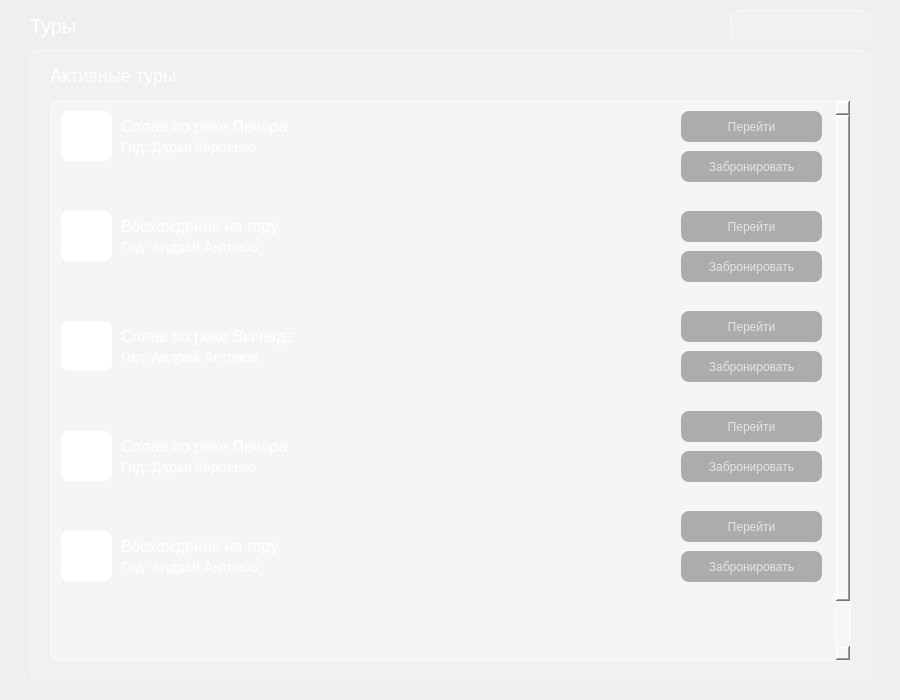
<?xml version="1.0" encoding="UTF-8"?>
<ui version="4.0">
 <class>Dialog</class>
 <widget class="QDialog" name="Dialog">
  <property name="geometry">
   <rect>
    <x>0</x>
    <y>0</y>
    <width>900</width>
    <height>700</height>
   </rect>
  </property>
  <property name="windowTitle">
   <string>Dialog</string>
  </property>
  <property name="styleSheet">
   <string notr="true">background-color: qlineargradient(spread:pad, x1:1, y1:1, x2:0, y2:0,
    stop:0 rgba(20, 65, 30, 255),
    stop:0.427447 rgba(35, 95, 55, 235),
    stop:1 rgba(110, 160, 90, 255));

</string>
  </property>
  <widget class="QFrame" name="frame_2">
   <property name="geometry">
    <rect>
     <x>30</x>
     <y>50</y>
     <width>841</width>
     <height>631</height>
    </rect>
   </property>
   <property name="styleSheet">
    <string notr="true">background-color: rgba(255, 255, 255, 0.15);
color: rgb(235, 245, 235);
border: 1px solid rgba(255, 255, 255, 0.35);
border-radius: 8px</string>
   </property>
   <property name="frameShape">
    <enum>QFrame::Shape::StyledPanel</enum>
   </property>
   <property name="frameShadow">
    <enum>QFrame::Shadow::Raised</enum>
   </property>
   <widget class="QLabel" name="label_5">
    <property name="geometry">
     <rect>
      <x>20</x>
      <y>10</y>
      <width>231</width>
      <height>31</height>
     </rect>
    </property>
    <property name="styleSheet">
     <string notr="true">background-color: none;
font-size: 18px;
border: none;
color: white;</string>
    </property>
    <property name="text">
     <string>Активные туры</string>
    </property>
   </widget>
   <widget class="QScrollArea" name="scrollArea_2">
    <property name="enabled">
     <bool>true</bool>
    </property>
    <property name="geometry">
     <rect>
      <x>20</x>
      <y>50</y>
      <width>801</width>
      <height>561</height>
     </rect>
    </property>
    <property name="horizontalScrollBarPolicy">
     <enum>Qt::ScrollBarPolicy::ScrollBarAlwaysOff</enum>
    </property>
    <property name="widgetResizable">
     <bool>false</bool>
    </property>
    <widget class="QWidget" name="scrollAreaWidgetContents_3">
     <property name="enabled">
      <bool>true</bool>
     </property>
     <property name="geometry">
      <rect>
       <x>0</x>
       <y>0</y>
       <width>790</width>
       <height>610</height>
      </rect>
     </property>
     <widget class="QLabel" name="label_TourName">
      <property name="geometry">
       <rect>
        <x>70</x>
        <y>10</y>
        <width>171</width>
        <height>31</height>
       </rect>
      </property>
      <property name="styleSheet">
       <string notr="true">background-color: none;
font-size: 16px;
border: none;
color: white;</string>
      </property>
      <property name="text">
       <string>Сплав по реке Печора</string>
      </property>
     </widget>
     <widget class="QLabel" name="label_ImageTour">
      <property name="geometry">
       <rect>
        <x>10</x>
        <y>10</y>
        <width>51</width>
        <height>50</height>
       </rect>
      </property>
      <property name="styleSheet">
       <string notr="true">background-color: white;
border: none;</string>
      </property>
      <property name="text">
       <string/>
      </property>
     </widget>
     <widget class="QLabel" name="label_GuideName">
      <property name="geometry">
       <rect>
        <x>70</x>
        <y>30</y>
        <width>181</width>
        <height>31</height>
       </rect>
      </property>
      <property name="styleSheet">
       <string notr="true">background-color: none;
font-size: 14px;
border: none;
color: white;</string>
      </property>
      <property name="text">
       <string>Гид: Дарья Карпенко</string>
      </property>
     </widget>
     <widget class="QPushButton" name="pushButton_OnBooking">
      <property name="geometry">
       <rect>
        <x>630</x>
        <y>10</y>
        <width>141</width>
        <height>31</height>
       </rect>
      </property>
      <property name="styleSheet">
       <string notr="true">background-color: rgba(110, 115, 110, 140);
color: rgba(235, 235, 232, 235);
border: none;
border-radius: 8px;
padding: 8px 18px;</string>
      </property>
      <property name="text">
       <string>Перейти</string>
      </property>
     </widget>
     <widget class="QLabel" name="label_TourName_2">
      <property name="geometry">
       <rect>
        <x>70</x>
        <y>110</y>
        <width>171</width>
        <height>31</height>
       </rect>
      </property>
      <property name="styleSheet">
       <string notr="true">background-color: none;
font-size: 16px;
border: none;
color: white;</string>
      </property>
      <property name="text">
       <string>Восхождение на гору</string>
      </property>
     </widget>
     <widget class="QLabel" name="label_ImageTour_2">
      <property name="geometry">
       <rect>
        <x>10</x>
        <y>110</y>
        <width>51</width>
        <height>50</height>
       </rect>
      </property>
      <property name="styleSheet">
       <string notr="true">background-color: white;
border: none;</string>
      </property>
      <property name="text">
       <string/>
      </property>
     </widget>
     <widget class="QLabel" name="label_GuideName_2">
      <property name="geometry">
       <rect>
        <x>70</x>
        <y>130</y>
        <width>181</width>
        <height>31</height>
       </rect>
      </property>
      <property name="styleSheet">
       <string notr="true">background-color: none;
font-size: 14px;
border: none;
color: white;</string>
      </property>
      <property name="text">
       <string>Гид: Андрей Антонов</string>
      </property>
     </widget>
     <widget class="QLabel" name="label_ImageTour_3">
      <property name="geometry">
       <rect>
        <x>10</x>
        <y>220</y>
        <width>51</width>
        <height>50</height>
       </rect>
      </property>
      <property name="styleSheet">
       <string notr="true">background-color: white;
border: none;</string>
      </property>
      <property name="text">
       <string/>
      </property>
     </widget>
     <widget class="QLabel" name="label_TourName_3">
      <property name="geometry">
       <rect>
        <x>70</x>
        <y>220</y>
        <width>171</width>
        <height>31</height>
       </rect>
      </property>
      <property name="styleSheet">
       <string notr="true">background-color: none;
font-size: 16px;
border: none;
color: white;</string>
      </property>
      <property name="text">
       <string>Сплав по реке Вычегда</string>
      </property>
     </widget>
     <widget class="QLabel" name="label_GuideName_3">
      <property name="geometry">
       <rect>
        <x>70</x>
        <y>240</y>
        <width>181</width>
        <height>31</height>
       </rect>
      </property>
      <property name="styleSheet">
       <string notr="true">background-color: none;
font-size: 14px;
border: none;
color: white;</string>
      </property>
      <property name="text">
       <string>Гид: Андрей Антонов</string>
      </property>
     </widget>
     <widget class="QLabel" name="label_ImageTour_4">
      <property name="geometry">
       <rect>
        <x>10</x>
        <y>330</y>
        <width>51</width>
        <height>50</height>
       </rect>
      </property>
      <property name="styleSheet">
       <string notr="true">background-color: white;
border: none;</string>
      </property>
      <property name="text">
       <string/>
      </property>
     </widget>
     <widget class="QLabel" name="label_GuideName_4">
      <property name="geometry">
       <rect>
        <x>70</x>
        <y>350</y>
        <width>181</width>
        <height>31</height>
       </rect>
      </property>
      <property name="styleSheet">
       <string notr="true">background-color: none;
font-size: 14px;
border: none;
color: white;</string>
      </property>
      <property name="text">
       <string>Гид: Дарья Карпенко</string>
      </property>
     </widget>
     <widget class="QLabel" name="label_TourName_4">
      <property name="geometry">
       <rect>
        <x>70</x>
        <y>330</y>
        <width>171</width>
        <height>31</height>
       </rect>
      </property>
      <property name="styleSheet">
       <string notr="true">background-color: none;
font-size: 16px;
border: none;
color: white;</string>
      </property>
      <property name="text">
       <string>Сплав по реке Печора</string>
      </property>
     </widget>
     <widget class="QLabel" name="label_GuideName_5">
      <property name="geometry">
       <rect>
        <x>70</x>
        <y>450</y>
        <width>181</width>
        <height>31</height>
       </rect>
      </property>
      <property name="styleSheet">
       <string notr="true">background-color: none;
font-size: 14px;
border: none;
color: white;</string>
      </property>
      <property name="text">
       <string>Гид: Андрей Антонов</string>
      </property>
     </widget>
     <widget class="QLabel" name="label_TourName_5">
      <property name="geometry">
       <rect>
        <x>70</x>
        <y>430</y>
        <width>171</width>
        <height>31</height>
       </rect>
      </property>
      <property name="styleSheet">
       <string notr="true">background-color: none;
font-size: 16px;
border: none;
color: white;</string>
      </property>
      <property name="text">
       <string>Восхождение на гору</string>
      </property>
     </widget>
     <widget class="QLabel" name="label_ImageTour_5">
      <property name="geometry">
       <rect>
        <x>10</x>
        <y>430</y>
        <width>51</width>
        <height>50</height>
       </rect>
      </property>
      <property name="styleSheet">
       <string notr="true">background-color: white;
border: none;</string>
      </property>
      <property name="text">
       <string/>
      </property>
     </widget>
     <widget class="QPushButton" name="pushButton_OnBooking_6">
      <property name="geometry">
       <rect>
        <x>630</x>
        <y>50</y>
        <width>141</width>
        <height>31</height>
       </rect>
      </property>
      <property name="styleSheet">
       <string notr="true">background-color: rgba(110, 115, 110, 140);
color: rgba(235, 235, 232, 235);
border: none;
border-radius: 8px;
padding: 8px 18px;</string>
      </property>
      <property name="text">
       <string>Забронировать</string>
      </property>
     </widget>
     <widget class="QPushButton" name="pushButton_OnBooking_2">
      <property name="geometry">
       <rect>
        <x>630</x>
        <y>110</y>
        <width>141</width>
        <height>31</height>
       </rect>
      </property>
      <property name="styleSheet">
       <string notr="true">background-color: rgba(110, 115, 110, 140);
color: rgba(235, 235, 232, 235);
border: none;
border-radius: 8px;
padding: 8px 18px;</string>
      </property>
      <property name="text">
       <string>Перейти</string>
      </property>
     </widget>
     <widget class="QPushButton" name="pushButton_OnBooking_7">
      <property name="geometry">
       <rect>
        <x>630</x>
        <y>150</y>
        <width>141</width>
        <height>31</height>
       </rect>
      </property>
      <property name="styleSheet">
       <string notr="true">background-color: rgba(110, 115, 110, 140);
color: rgba(235, 235, 232, 235);
border: none;
border-radius: 8px;
padding: 8px 18px;</string>
      </property>
      <property name="text">
       <string>Забронировать</string>
      </property>
     </widget>
     <widget class="QPushButton" name="pushButton_OnBooking_3">
      <property name="geometry">
       <rect>
        <x>630</x>
        <y>210</y>
        <width>141</width>
        <height>31</height>
       </rect>
      </property>
      <property name="styleSheet">
       <string notr="true">background-color: rgba(110, 115, 110, 140);
color: rgba(235, 235, 232, 235);
border: none;
border-radius: 8px;
padding: 8px 18px;</string>
      </property>
      <property name="text">
       <string>Перейти</string>
      </property>
     </widget>
     <widget class="QPushButton" name="pushButton_OnBooking_8">
      <property name="geometry">
       <rect>
        <x>630</x>
        <y>250</y>
        <width>141</width>
        <height>31</height>
       </rect>
      </property>
      <property name="styleSheet">
       <string notr="true">background-color: rgba(110, 115, 110, 140);
color: rgba(235, 235, 232, 235);
border: none;
border-radius: 8px;
padding: 8px 18px;</string>
      </property>
      <property name="text">
       <string>Забронировать</string>
      </property>
     </widget>
     <widget class="QPushButton" name="pushButton_OnBooking_13">
      <property name="geometry">
       <rect>
        <x>630</x>
        <y>310</y>
        <width>141</width>
        <height>31</height>
       </rect>
      </property>
      <property name="styleSheet">
       <string notr="true">background-color: rgba(110, 115, 110, 140);
color: rgba(235, 235, 232, 235);
border: none;
border-radius: 8px;
padding: 8px 18px;</string>
      </property>
      <property name="text">
       <string>Перейти</string>
      </property>
     </widget>
     <widget class="QPushButton" name="pushButton_OnBooking_14">
      <property name="geometry">
       <rect>
        <x>630</x>
        <y>350</y>
        <width>141</width>
        <height>31</height>
       </rect>
      </property>
      <property name="styleSheet">
       <string notr="true">background-color: rgba(110, 115, 110, 140);
color: rgba(235, 235, 232, 235);
border: none;
border-radius: 8px;
padding: 8px 18px;</string>
      </property>
      <property name="text">
       <string>Забронировать</string>
      </property>
     </widget>
     <widget class="QPushButton" name="pushButton_OnBooking_23">
      <property name="geometry">
       <rect>
        <x>630</x>
        <y>450</y>
        <width>141</width>
        <height>31</height>
       </rect>
      </property>
      <property name="styleSheet">
       <string notr="true">background-color: rgba(110, 115, 110, 140);
color: rgba(235, 235, 232, 235);
border: none;
border-radius: 8px;
padding: 8px 18px;</string>
      </property>
      <property name="text">
       <string>Забронировать</string>
      </property>
     </widget>
     <widget class="QPushButton" name="pushButton_OnBooking_24">
      <property name="geometry">
       <rect>
        <x>630</x>
        <y>410</y>
        <width>141</width>
        <height>31</height>
       </rect>
      </property>
      <property name="styleSheet">
       <string notr="true">background-color: rgba(110, 115, 110, 140);
color: rgba(235, 235, 232, 235);
border: none;
border-radius: 8px;
padding: 8px 18px;</string>
      </property>
      <property name="text">
       <string>Перейти</string>
      </property>
     </widget>
    </widget>
   </widget>
  </widget>
  <widget class="QLabel" name="label_Admin">
   <property name="geometry">
    <rect>
     <x>30</x>
     <y>10</y>
     <width>211</width>
     <height>31</height>
    </rect>
   </property>
   <property name="styleSheet">
    <string notr="true">background-color: none;
font-size: 20px;
border: none;
color: white;</string>
   </property>
   <property name="text">
    <string>Туры</string>
   </property>
  </widget>
  <widget class="QPushButton" name="pushButton_Logout">
   <property name="geometry">
    <rect>
     <x>730</x>
     <y>10</y>
     <width>141</width>
     <height>31</height>
    </rect>
   </property>
   <property name="styleSheet">
    <string notr="true">background-color: rgba(255, 255, 255, 0.15);
color: rgb(235, 245, 235);
border: 1px solid rgba(255, 255, 255, 0.35);
border-radius: 8px;
font-size: 14px;</string>
   </property>
   <property name="text">
    <string>В главное меню</string>
   </property>
  </widget>
 </widget>
 <resources/>
 <connections/>
</ui>
